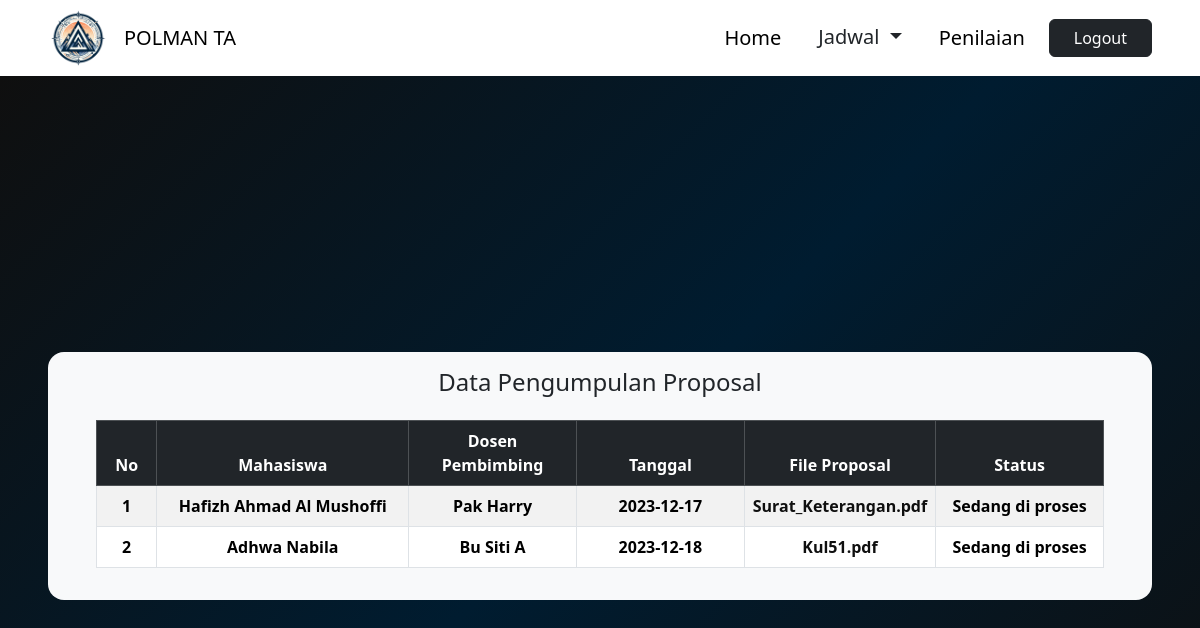
Screenshot of /index.php/admin/proposal with the database file from the repository.
### tables this page shows
CREATE TABLE `tb_proposal` (
  `id_proposal` varchar(40) NOT NULL,
  `id_user` varchar(40) NOT NULL,
  `id_pilih` varchar(40) NOT NULL,
  `nama_mhs` varchar(40) NOT NULL,
  `nama_dosen` varchar(40) NOT NULL,
  `tgl_penyerahan` date NOT NULL,
  `file_proposal` varchar(30) NOT NULL,
  `nilai` int(100) NOT NULL,
  `akreditasi` varchar(5) NOT NULL,
  `status` varchar(20) NOT NULL DEFAULT 'Sedang di proses'
);

### application/controllers/Admin.php (called while the page is built, shortened)
<?php
class Admin extends CI_Controller
{
	public function __construct()
	{
		$this->load->model('m_admin');
	}
	public function proposal()
	{
		$jumlah_data = $this->m_admin->get_proposal();
		$config['base_url'] = base_url() . 'admin/proposal';
		$config['total_rows'] = $jumlah_data;
		$config['per_page'] = 10;
		$config['full_tag_open'] = '<ul class="pagination justify-content-center">';
		$config['full_tag_close'] = '</ul>';
		$config['first_link'] = 'First';
		$config['last_link'] = 'Last';
		$config['first_tag_open'] = '<li class="page-item"><span class="page-link">';
		$config['first_tag_close'] = '</span></li>';
		$config['prev_link'] = '&laquo';
		$config['prev_tag_open'] = '<li class="page-item"><span class="page-link">';
		$config['prev_tag_close'] = '</span></li>';
		$config['next_link'] = '&raquo';
		$config['next_tag_open'] = '<li class="page-item"><span class="page-link">';
		$config['next_tag_close'] = '</span></li>';
		$config['last_tag_open'] = '<li class="page-item"><span class="page-link">';
		$config['last_tag_close'] = '</span></li>';
		$config['cur_tag_open'] = '<li class="page-item active"><a class="page-link bg-dark text-white border-dark" href="#">';
		$config['cur_tag_close'] = '</a></li>';
		$config['num_tag_open'] = '<li class="page-item"><span class="page-link">';
		$config['num_tag_close'] = '</span></li>';
		$from = $this->uri->segment(0);
		$this->pagination->initialize($config);
		$data["link_page"] = $this->pagination->create_links();
		$data['page'] = $this->m_admin->page_proposal($config['per_page'], $from);
		$data['proposal'] = $this->m_admin->data_proposal();
		$this->load->view('template/admin/head');
		$this->load->view('admin/proposal', $data);
		$this->load->view('template/footer');
	}
}
?>

### index.php (called while the page is built, shortened)
<?php
require_once BASEPATH.'core/CodeIgniter.php';

### application/models/M_admin.php (called while the page is built, shortened)
<?php
class M_admin extends CI_Model {
	public function data_proposal(){
		return $this->db->get('tb_proposal')->result();
	}
	public function page_proposal($limit, $start) {
        $this->db->limit($limit, $start);
        $query = $this->db->get('tb_proposal');
        return $query->result();
    }
}
?>

### application/views/admin/proposal.php (the view, shortened to what this page needs)
<div class="container-fluid gradient-custom5 custom-height d-flex align-items-center px-5">
	<div class="col py-3 px-5 bg-light rounded-4">
		<h4 class="text-center mb-4">Data Pengumpulan Proposal</h4>
		<table class="table table-striped table-hover table-bordered">
			<thead class="table-dark">
				<tr>
					<th class="col text-center">
						No
					</th>
					<th class="col-lg-3 text-center">
						Mahasiswa
					</th>
					<th class="col-lg-2 text-center">
						Dosen Pembimbing
					</th>
					<th class="col-lg-2 text-center">
						Tanggal
					</th>
					<th class="col-lg-2 text-center">
						File Proposal
					</th>
					<th class="col-lg-2 text-center">
						Status
					</th>
				</tr>
			</thead>
			<tbody>
				<?php $no = $this->uri->segment('0');
				foreach ($proposal as $j) { ?>
					<tr>
						<th class="text-center">
							<?= ++$no; ?>
						</th>
						<th class="text-center">
							<?= $j->nama_mhs ?>
						</th>
						<th class="text-center">
							<?= $j->nama_dosen ?>
						</th>
						<th class="text-center">
							<?= $j->tgl_penyerahan ?>
						</th>
						<th class="text-center">
							<a href="<?= base_url() . 'assets/uploads/' . $j->file_proposal ?>">
								<?= $j->file_proposal ?>
							</a>
						</th>
						<th class="text-center">
							<?= $j->status ?>
						</th>
					</tr>
				<?php } ?>
			</tbody>
		</table>
	</div>
</div>

### assets/css/custom_global.css (style rules this page uses)
.custom-height { min-height: 100vh; }
.gradient-custom5 { background: #fccb90; background: -webkit-linear-gradient(135deg, #0f0f0f, #001c30, #0f0f0f); background: linear-gradient(135deg, #0f0f0f, #001c30, #0f0f0f); }
a { color: #0f0f0f; text-decoration: none; }

### rows the page displays
tb_proposal: nama_mhs "Hafizh Ahmad Al Mushoffi", nama_dosen "Pak Harry", tgl_penyerahan "2023-12-17", file_proposal "Surat_Keterangan.pdf", status "Sedang di proses"
tb_proposal: nama_mhs "Adhwa Nabila", nama_dosen "Bu Siti A", tgl_penyerahan "2023-12-18", file_proposal "Kul51.pdf", status "Sedang di proses"
